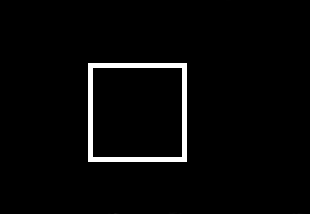
#> input picture testopencv/ddd.png, 310 x 214 px, found by its file name
$ python test.py
#> lines starting #> are read from the running program, lines starting #| are printed output that depends on the picture; after the words box and inside, x2 and y2 are one past the last pixel; in counts of white or black regions, pixels touching at a corner belong together
import cv2 as cv


# [25 lines of commented-out code are left out]

path = 'ddd.PNG'
img = cv.imread(path)
#> img is the input picture: shape (214, 310, 3); min 0, max 255, mean 7.2
# [10 lines of commented-out code are left out]

gray = cv.cvtColor(img, cv.COLOR_BGR2GRAY)
cv.imshow('gray',gray)
etVal,threshold = cv.threshold(gray,127, 255, cv.THRESH_BINARY_INV)
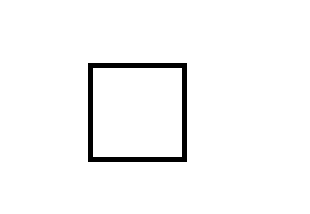
#> threshold: shape (214, 310); 97.2% white; 1 black region

cv.imshow('2',threshold)
##
####th1 = cv2.adaptiveThreshold(gray,255,cv2.ADAPTIVE_THRESH_MEAN_C,cv2.THRESH_BINARY,5,2)
####cv2.namedWindow('3',1)
####cv2.imshow('3',th1)
##
##
###检测轮廓
### ret, thresh = cv2.threshold(cv2.cvtColor(img, 127, 255, cv2.THRESH_BINARY))
##
contours, hier = cv.findContours(threshold,cv.RETR_TREE,cv.CHAIN_APPROX_NONE)
#> contours = 3 contours; box (x1, y1, x2, y2) and area: (0, 0, 310, 214) 65817, (87, 62, 188, 163) 9998, (93, 68, 182, 157) 7744
for cnt in contours:
    dst = cv.drawContours(img,cnt,-1,(0,0,255),3)
    cv.imshow('dst',dst)
    cv.waitKey(2000)
    print("*")
#> this loop made 3 passes
#> pass 1, `dst = cv.drawContours(img,cnt,-1,(0,0,255),3)`:
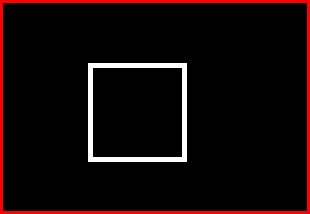
#> dst: shape (214, 310, 3); mean B, G, R 7.2, 7.2, 19.2
#> pass 2, `dst = cv.drawContours(img,cnt,-1,(0,0,255),3)`:
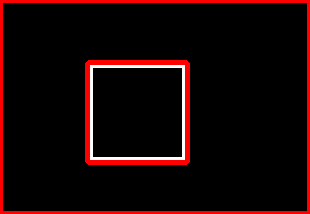
#> dst: shape (214, 310, 3); 2.98% of pixels changed, all inside (x1, y1, x2, y2) = (85, 60, 190, 165)
#> pass 3, `dst = cv.drawContours(img,cnt,-1,(0,0,255),3)`:
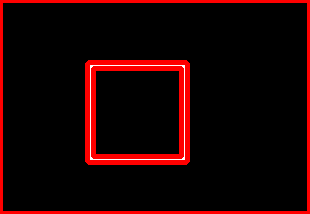
#> dst: shape (214, 310, 3); 2.63% of pixels changed, all inside (x1, y1, x2, y2) = (91, 66, 184, 159)
###print(contours)
####cnt = contours[4]
####dst = cv2.drawContours(img,cnt,-1,(0,0,255),3)
####cv2.imshow('dst',dst)
##cv2.imshow('yuan',img)
##
##
##for i in range(len(list(contours))):
##    cnt = contours[i]
##
####    jd = 0.05
####    epsilon  = jd*cv2.arcLength(cnt,True)
####    approx = cv2.approxPolyDP(cnt, epsilon, True)
##
##    x, y ,w ,h  = cv2.boundingRect(cnt)
##    print(x,y,w,h)
##    #dst = cv2.rectangle(img,(x,y),(x+w,y+h),(0,0,255),3)
##    #dst = cv2.drawContours(img,[approx],-1,(0,0,255),3)
##    #ROIname = 'ROI{num}'.format(num=i)
##    ROI = img[y:y+h,x:x+w]
##    name = str(i)+"_test.png"
##    cv2.imwrite(name,ROI)
##    #ROI = img[x:x+w,y:y+h]
##    cv2.imshow(str(i),ROI)
##
##
##    print ("面积",cv2.contourArea(cnt))
##    print ("周长",cv2.arcLength(cnt,True))
##
##
####reader = easyocr.Reader(['ch_sim','en'])
##
####for i in range(10):
####    name = str(i)+"_test.png"
####    result = reader.readtext(name)
####    print(result)
##


# 轮廓提取、属性、近似轮廓、边界矩形和外接圆

# 转二进制图像
# [96 lines left out: functions ToBinray, GetContours, GetContours_Attrib, GetApprox, BoundingRect, Circle, not called in this run]
